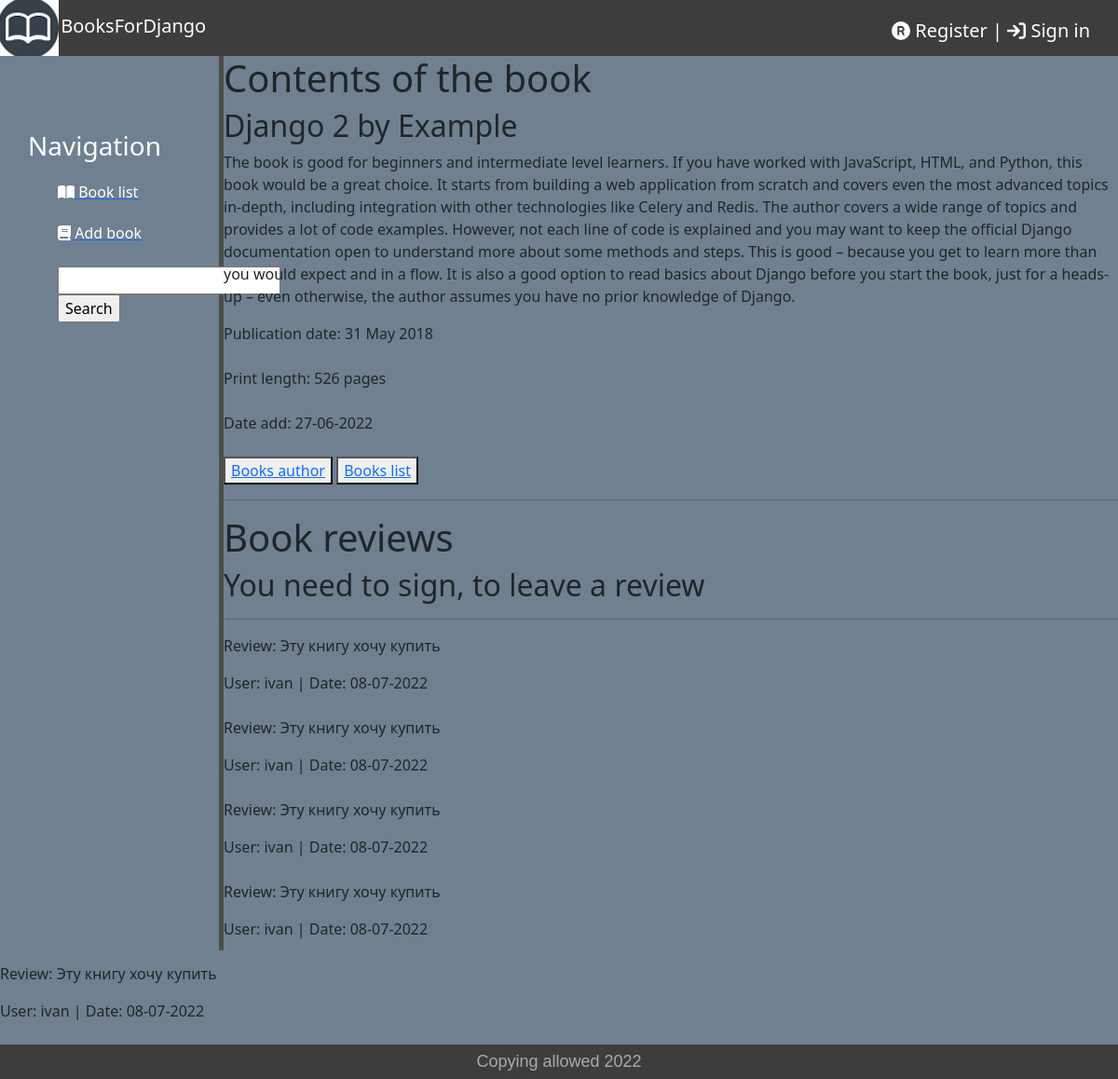
Before: /bookstore/4/ with the older database file.
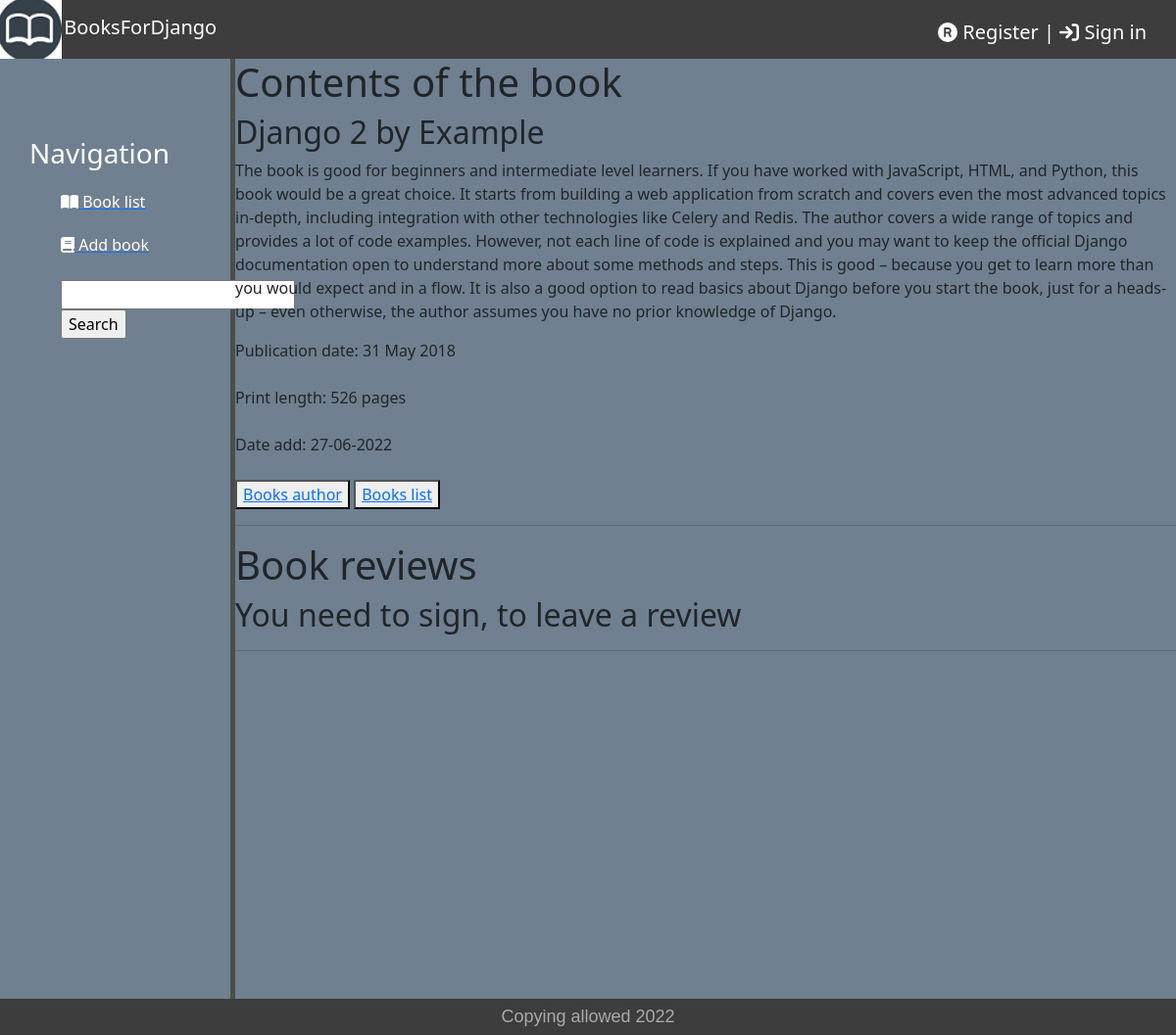
After: the same page with the newer database file.
### bookstore/models.py (models this page shows, shortened)
class Books(models.Model):
    title = models.CharField(max_length=100)
    released_year = models.CharField(max_length=20)
    description = models.TextField()
    author = models.ForeignKey('Author', on_delete=models.SET_NULL, null=True)
    paperback = models.CharField(max_length=50)
    time_create = models.DateTimeField(auto_now_add=True)
    time_update = models.DateTimeField(auto_now=True)
    class Meta:
        verbose_name = 'Book'
        verbose_name_plural = 'Books'

class ReviewBook(models.Model):
    user = models.ForeignKey(User, on_delete=models.SET_NULL, null=True)
    book = models.ForeignKey(Books, on_delete=models.SET_NULL, null=True)
    text = models.TextField(max_length=500)
    time_create = models.DateTimeField(auto_now_add=True)
    class Meta:
        verbose_name = 'Review'
        verbose_name_plural = 'Reviews'

### bookstore/views.py (the view)
# urls.py: path('bookstore/<int:index>/', books_detail, name='books_detail'),
def books_detail(request, index):
    book = get_object_or_404(Books, pk=index)
    reviews = ReviewBook.objects.filter(book=book)
    if request.method == 'POST':
        form = ReviewForm(request.POST)
        if form.is_valid():
            rev = form.save(commit=False)
            rev.user = request.user
            rev.book = book
            rev.save()
    else:
        form = ReviewForm()
    context = {'book': book, 'rev_form': form, 'reviews': reviews}
    return render(request, 'bookstore/books_detail.html', context=context)

### bookstore/forms.py
class ReviewForm(forms.ModelForm):
    class Meta:
        model = ReviewBook
        fields = ['text']

### bookstore/templates/bookstore/books_detail.html
{% extends 'bookstore/base.html' %}
{% block content %}
<body>
<h1>Contents of the book</h1>
<div>
    <h2>{{book.title}}</h2>
    <p>{{book.description}}</p>
    <p1>Publication date: {{book.released_year}}</p1><br><br>
    <p2>Print length: {{book.paperback}} pages</p2><br><br>
    <p3>Date add: {{book.time_update|date:"d-m-Y"}}</p3><br><br>
    <button><a href="{% url 'author' book.author_id %}">Books author</a></button> <button><a href="{% url 'books_list' %}">Books list</a></button>
</div>
{% include 'bookstore/review.html' %}
</body>
{% endblock %}

### bookstore/templates/bookstore/base.html (shortened to what this page needs)
{% load static %}
<!doctype html>
<html lang="en">
<head>
    <link rel="stylesheet" href="https://cdn.jsdelivr.net/npm/bootstrap@5.1.3/dist/css/bootstrap.min.css"
>
    <link rel="stylesheet" href="{% static 'bookstore/css/style.css' %}">
</head>
<body>
{% include 'bookstore/header.html' %}
<table class="table-content" border=0 cellpadding="0" cellspacing="0">
    <aside>
        <h3>Navigation</h3>
        <ul>
            <a href="{% url 'books_list' %}"><li><i class="fa-solid fa-book-open"></i> Book list</li></a>
            <a href="{% url 'add_book' %}"><li><i class="fa-solid fa-book"></i> Add book</li></a><br>
            <form action="{% url 'books_list' %}" method="get">
            <input type="text" name="qwerty">
            <input type="submit" value="Search">
            </form>
        </ul>
    </aside>
    <main>
        {% block content %}
        {% endblock %}
    </main>
       </td></tr></table>
{% include 'bookstore/footer.html' %}
</body>
</html>

### bookstore/templates/bookstore/header.html
{% load static %}
{% block content %}
<div class="header">
    <ul id="mainmenu" class="mainmenu">
    <li class="logo"><a href="{% url 'books_list' %}"><img src="{% static 'bookstore/images/logo.png' %}" alt=""></a>
        BooksForDjango</li>
    {% if request.user.is_authenticated %}
    <li class="last">{{user.username}} | <a href="{% url 'logout'%}"><i class="fa-solid fa-arrow-right-from-bracket"></i> Logout</a></li>
    {% else %}
    <li class="last"><a href="{% url 'register' %}"><i class="fa-solid fa-registered"></i> Register</a> |
        <a href="{% url 'login' %}"><i class="fa-solid fa-arrow-right-to-bracket"></i> Sign in</a></li>
    {% endif %}
    </ul>
 </div>
{% endblock %}

### bookstore/templates/bookstore/review.html
{% block content %}
<hr>
<h1>Book reviews</h1>
<div>
    {% if user.is_active %}
    <form action="" method="post">
        {% csrf_token %}
        {{ rev_form.as_p }}
        <input type="submit" value="Add review"/>
    </form>
    {% else %}
    <h2>You need to sign, to leave a review</h2>
    {% endif %}
    <hr>
    {% for review in reviews %}
    <p>Review: {{review.text}}</p>
    <p1>User: {{review.user}} |</p1>
    <p2>Date: {{review.time_create|date:"d-m-Y"}}</p2><br><br>
    {% endfor %}
</div>
{% endblock %}

### bookstore/templates/bookstore/footer.html
<div class="footer">
  <h> Сopying allowed 2022</h>
</div>

### bookstore/static/bookstore/css/style.css (style rules this page uses)
body { background: #708090; }
.table-content { width: 100%; min-height: 100%; height: 100%; }
.header { background: #3d3d3d; height: 60px; }
ul.mainmenu { list-style: none; margin: 0; padding: 0; height: 60px; color: #fff; font-size: 20px; overflow: hidden; }
ul.mainmenu li { float: left; margin: 18px 30px 0 20px; }
ul.mainmenu li.logo { margin: 0; }
ul.mainmenu li.last { float: right; }
ul.mainmenu li a { color: #fff; display: inline-block; text-decoration:none; transition: transform .5s ease; }
aside { float: left; background: #708090; width: 20%; padding: 2.5%; height: 120vh; color: #fff; border-right: 5px solid #4d4d4d; }
aside h3 { margin-top: 50px; font-size: 28px; }
aside ul { list-style: none }
aside ul li { color: #fff; display: block; margin-top: 20px; transition: transform .5s ease; }
.footer { box-sizing: border-box; background: #3d3d3d; padding: 5px; color: #aaa; font-size: 18px; font-family: Verdana, Geneva, Arial, Helvetica; text-align: center; overflow: hidden; }

Changed rows visible on the page:
removed ReviewBook: text "Эту книгу хочу купить", user "ivan", time_create "08-07-2022"
removed ReviewBook: text "Эту книгу хочу купить", user "ivan", time_create "08-07-2022"
removed ReviewBook: text "Эту книгу хочу купить", user "ivan", time_create "08-07-2022"
removed ReviewBook: text "Эту книгу хочу купить", user "ivan", time_create "08-07-2022"
removed ReviewBook: text "Эту книгу хочу купить", user "ivan", time_create "08-07-2022"
